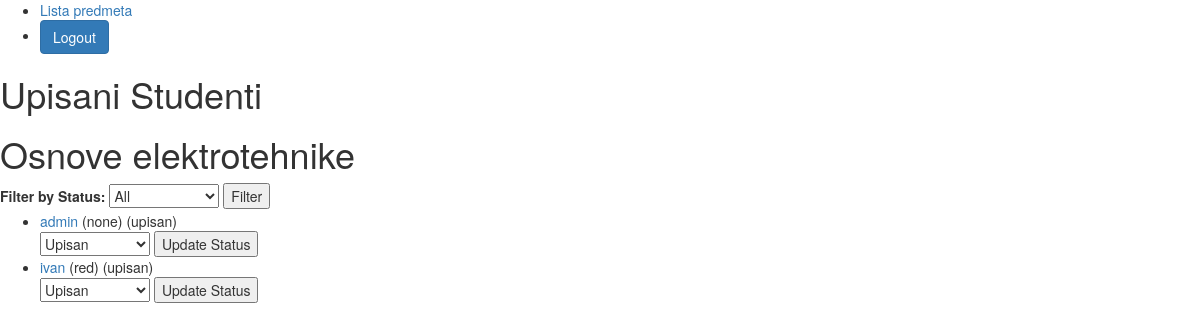
The app's page /predmet/3/studenti/ (signed in), older data.
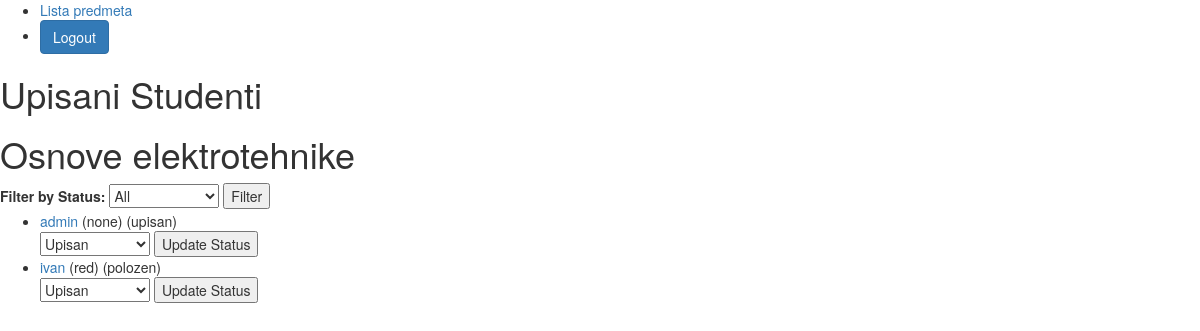
The same page, newer data.
### appUpisStudenata/models.py (models this page shows)
class Korisnik(AbstractUser):
    role = models.ForeignKey(Role, on_delete=models.SET_NULL,blank=True, null=True, related_name="rola" )
    statusi = (('none', 'None'), ('izv', 'izvanredni student'), ('red', 'redovni student'))
    status = models.CharField(max_length=50, choices=statusi)

### appUpisStudenata/views.py (the view)
# urls.py: path('predmet/<int:predmet_id>/studenti/', UpisaniStudentiView.as_view(), name='upisaniStudenti'),
class UpisaniStudentiView(LoginRequiredMixin, View):
    def get(self, request, predmet_id):
        predmet = get_object_or_404(Predmeti, pk=predmet_id)
        upisaniStudenti = Korisnik.objects.filter(student__predmetId=predmet).distinct()
        studenti_list = []
        for student in upisaniStudenti:
            statusPredmeta = Upisi.objects.filter(studentId=student.id, predmetId=predmet.id).values_list('status', flat=True).first()
            studenti_list.append((student, statusPredmeta))
        context = {
            'predmet': predmet,
            'studenti_list': studenti_list
        }
        return render(request, 'upisaniStudenti.html', context)

### appUpisStudenata/templates/upisaniStudenti.html (shortened to what this page needs)
{% extends 'base.html' %}
{% block content %}
    <h1>Upisani Studenti</h1>
    <h1>{{predmet.name}}</h1>
    <form method="get" action="{% url 'upisaniStudenti' predmet_id=predmet.id %}">
        <label for="statusFilter">Filter by Status:</label>
        <select name="statusFilter" id="statusFilter">
            <option value="" {% if not request.GET.statusFilter %}selected{% endif %}>All</option>
        </select>
        <button type="submit">Filter</button>
    </form>
    <ul>
        {% for student in studenti_list %}
            {% if not request.GET.statusFilter or request.GET.statusFilter == 'all' or student.1 == request.GET.statusFilter %}
                <li>
                    <a href="{% url 'editStudent' pk=student.0.pk %}">{{ student.0.username }}</a>
                    ({{ student.0.status }}) ({{ student.1 }})
                    <form method="post" action="{% url 'updateStatusPredmeta' pk=student.0.pk predmet_id=predmet.id %}">
                        <select name="statusPredmeta" id="statusPredmeta">
                            <option value="upisan" {% if student.0.statusPredmeta == 'upisan' %}selected{% endif %}>Upisan</option>
                        </select>
                        <button type="submit">Update Status</button>
                    </form>
                </li>
            {% endif %}
        {% endfor %}
    </ul>
{% endblock %}

Row changes from the older to the newer data that the page shows:
changed Korisnik "ivan": student "upisan" → "polozen"
